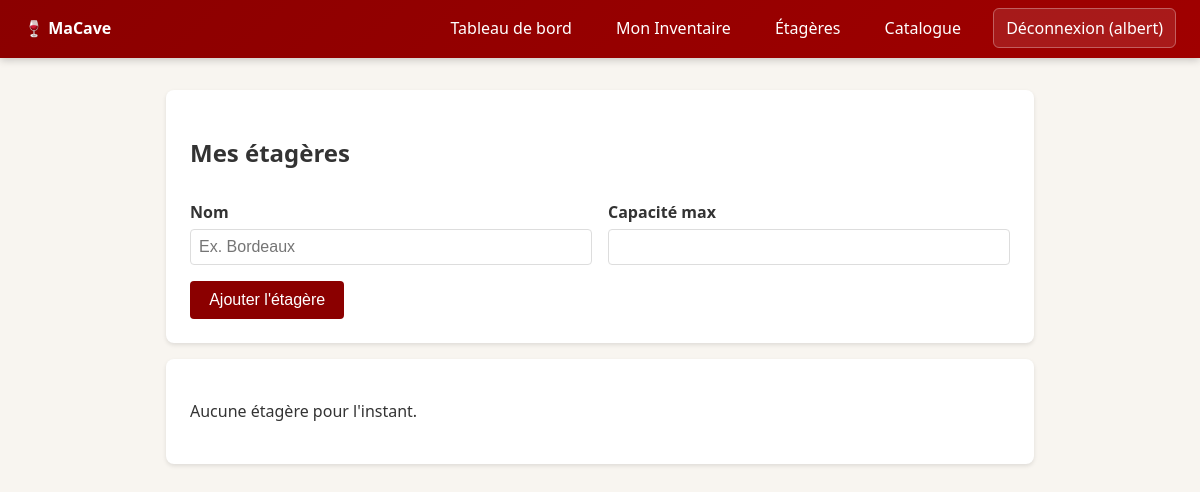
Before: /cave/etageres (signed in) with the older database file.
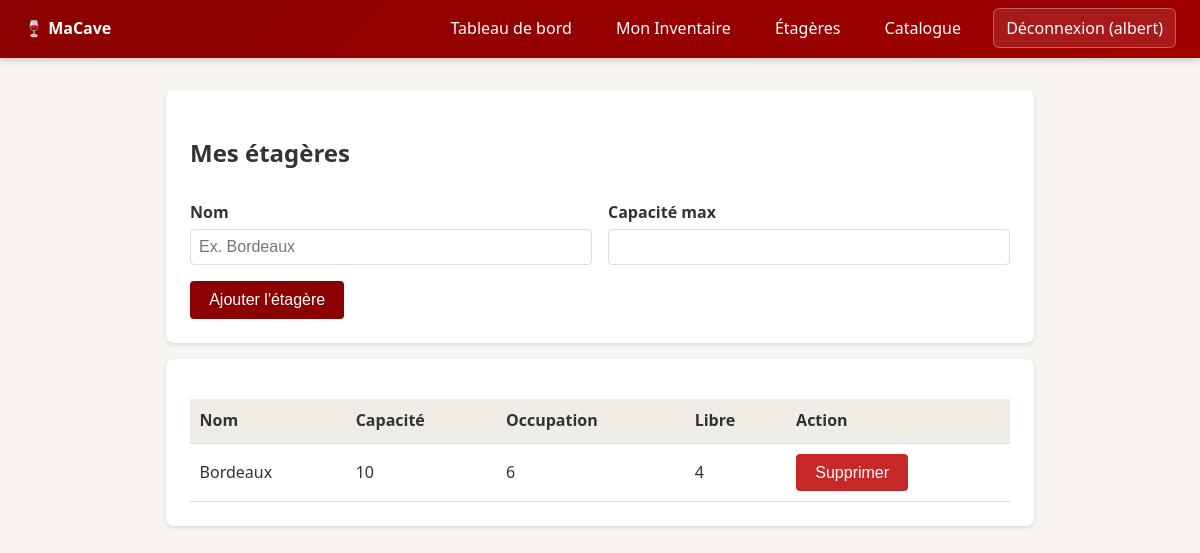
After: the same page with the newer database file.
### tables this page shows
CREATE TABLE etageres (
    id INTEGER PRIMARY KEY AUTOINCREMENT,
    cave_id INTEGER NOT NULL,
    nom TEXT NOT NULL,
    capacite_max INTEGER NOT NULL DEFAULT 0,
    UNIQUE (cave_id, nom),
    FOREIGN KEY (cave_id) REFERENCES caves(id) ON DELETE CASCADE
);

### src/macave/routes/cave_routes.py (the view)
@bp.route("/etageres")
def etageres():
    cave_id = _get_cave_id()
    if cave_id is None:
        return redirect(url_for("auth.login"))
    rows = g.db.execute(
        "SELECT e.id, e.nom, e.capacite_max, "
        "(SELECT COUNT(*) FROM bouteilles b "
        " WHERE b.etagere_id = e.id AND b.statut = 'en_stock') as occ "
        "FROM etageres e WHERE e.cave_id = ?",
        (cave_id,),
    ).fetchall()
    etageres = []
    for r in rows:
        etagere = Etagere(id=r["id"], nom=r["nom"], capacite_max=r["capacite_max"])
        etagere._occupation = r["occ"]
        etageres.append(etagere)
    return render_template("cave/etageres.html", etageres=etageres)

### src/macave/db.py (called while the page is built)
    def __enter__(self) -> sqlite3.Connection:
        self._connection = sqlite3.connect(self.db_path)
        self._connection.row_factory = sqlite3.Row
        self._connection.execute("PRAGMA foreign_keys = ON")
        return self._connection

### src/macave/routes/cave_routes.py (called while the page is built)
def _get_cave_id() -> int | None:
    if g.user is None:
        return None
    row = g.db.execute(
        "SELECT id FROM caves WHERE utilisateur_id = ?", (g.user.id,)
    ).fetchone()
    return row["id"] if row else None

### src/macave/services/auth_service.py (called while the page is built)
def get_user_by_id(user_id: int, conn: sqlite3.Connection) -> Utilisateur | None:
    row = conn.execute(
        "SELECT id, username, email, password_hash FROM utilisateurs WHERE id = ?",
        (user_id,),
    ).fetchone()
    if row is None:
        return None
    return Utilisateur(
        id=row["id"],
        username=row["username"],
        email=row["email"],
        password_hash=row["password_hash"],
    )

### src/macave/templates/cave/etageres.html (shortened to what this page needs)
{% extends 'base.html' %}
{% block content %}
<div class="card">
  <h2>Mes étagères</h2>
  <form method="post" action="{{ url_for('cave.ajouter_etagere') }}" class="grid-2" style="margin-top: 1rem;">
    <div>
      <label>Nom</label>
      <input name="nom" placeholder="Ex. Bordeaux" required>
    </div>
    <div>
      <label>Capacité max</label>
      <input type="number" name="capacite" min="1" required>
    </div>
    <div style="grid-column: 1 / -1;">
      <button type="submit">Ajouter l'étagère</button>
    </div>
  </form>
</div>
<div class="card">
  {% if etageres %}
    <table>
      <thead>
        <tr><th>Nom</th><th>Capacité</th><th>Occupation</th><th>Libre</th><th>Action</th></tr>
      </thead>
      <tbody>
        {% for e in etageres %}
        <tr>
          <td>{{ e.nom }}</td>
          <td>{{ e.capacite_max }}</td>
          <td>{{ e._occupation|default(0) }}</td>
          <td>{{ e.capacite_max - (e._occupation|default(0)) }}</td>
          <td>
            <form method="post" action="{{ url_for('cave.supprimer_etagere', etagere_id=e.id) }}" style="display:inline;">
              <button type="submit" onclick="return confirm('Supprimer cette étagère ?')" style="background:#c62828;">Supprimer</button>
            </form>
          </td>
        </tr>
        {% endfor %}
      </tbody>
    </table>
  {% else %}
    <p>Aucune étagère pour l'instant.</p>
  {% endif %}
</div>
{% endblock %}

Changed rows visible on the page:
added etageres: nom "Bordeaux", capacite_max "10", _occupation "6", e.capacite_max-(e._occupation|default(0)) "4"
Other visible differences:
text no longer shown: "Aucune étagère pour l'instant."
text now shown: "Nom Capacité Occupation Libre Action"
